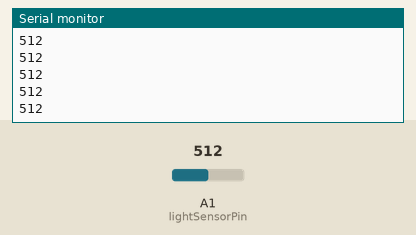
Bench run of a sketch on a simulated Arduino Uno, built with avr-gcc and run on an emulated ATmega328P. On the bench: the last lines printed to the serial monitor. The inputs (shaded band) are chosen by the test bench; at power-on: A1 (lightSensorPin) = 512.

Above: at 1.2 s.
1.3 s: A1 (lightSensorPin) set to 716
At 1.8 s:
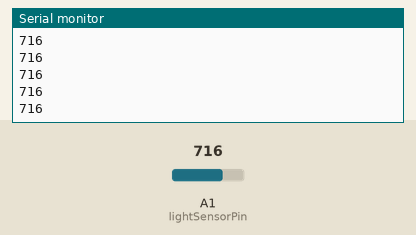
2.8 s: A1 (lightSensorPin) set to 900
At 3.6 s:
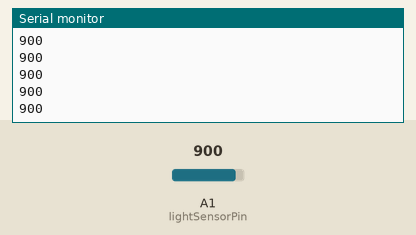
Timing chart, 0 to 5.8 s (numbered marks = the images above; inputs shaded):
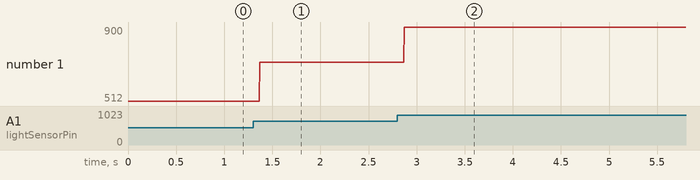

The sketch:

IoT.ino
```cpp
const int lightSensorPin = A1;
int lightSensorValue = 0;

void setup() {
  // put your setup code here, to run once:
  Serial.begin(9600);
}

void loop() {
  // put your main code here, to run repeatedly:
  lightSensorValue = analogRead(lightSensorPin);

  Serial.println(lightSensorValue);
}
```

Measured:
- after the input at 1.3 s, the serial monitor: prints a new line after 0.07 s (image 1)
- after the input at 2.8 s, the serial monitor: prints a new line after 0.07 s (image 2)
- plotted number 1: 512 → 716 after the input at 1.3 s, 716 → 900 after the input at 2.8 s
